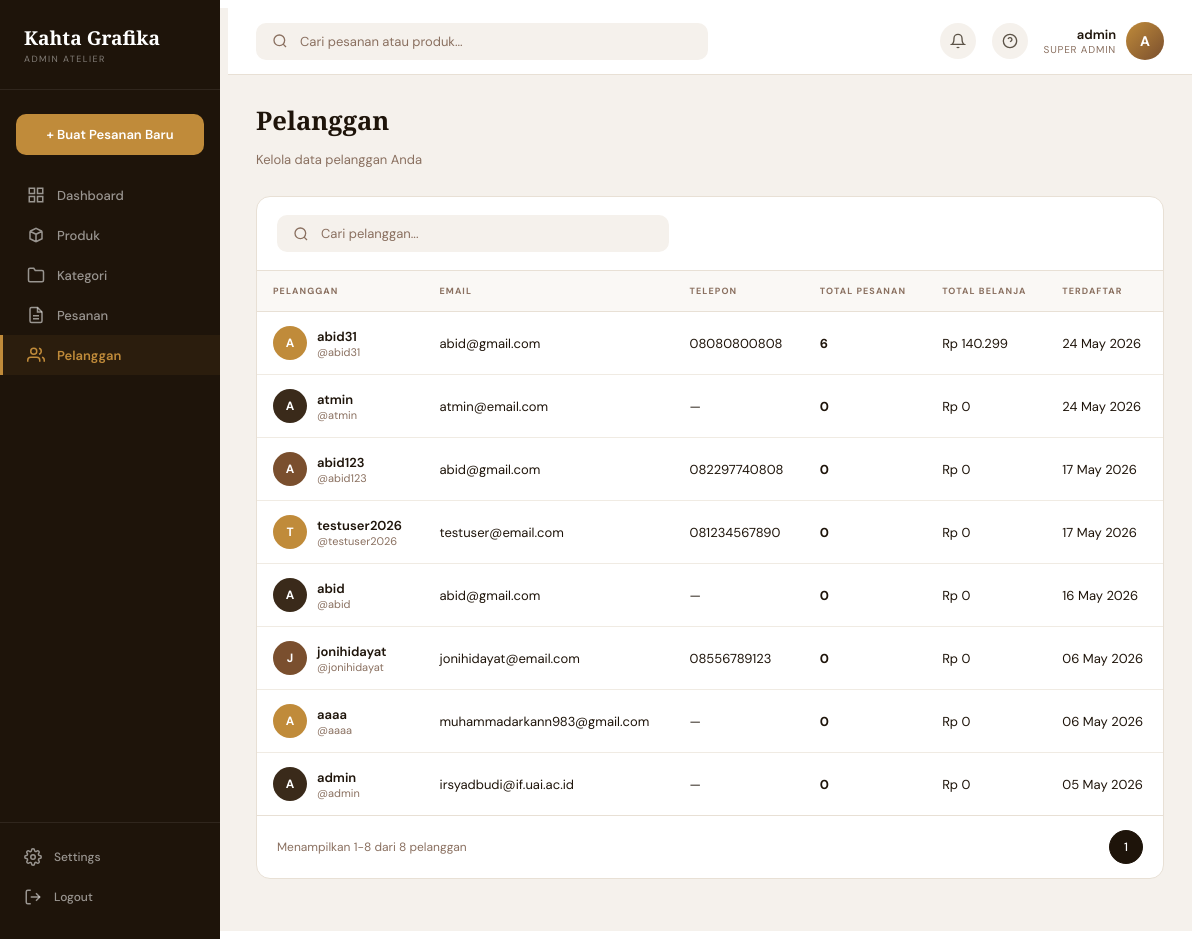
The app's page /dashboard/customers/ (signed in) with its own data.
### apps/accounts/models.py (models this page shows, shortened)
class User(AbstractUser):
    class Role(models.TextChoices):
        ADMIN = 'admin', 'Admin'
        CUSTOMER = 'customer', 'Customer'
    role = models.CharField(
        max_length=20,
        choices=Role.choices,
        default=Role.CUSTOMER,
    )
    phone_number = models.CharField(max_length=20, blank=True)
    address = models.TextField(blank=True)

### apps/dashboard/views.py (the view, shortened to what this page needs)
# urls.py: path('customers/', views.customers_view, name='customers'),
@staff_member_required(login_url='/auth/login/')
def customers_view(request):
    search = request.GET.get('q', '')
    customers = User.objects.annotate(
        order_count=Count('orders'),
        total_spent=Sum('orders__total')
    ).order_by('-date_joined')
    paginator = Paginator(customers, 10)
    page = paginator.get_page(request.GET.get('page'))
    return render(request, 'dashboard/customers.html', {
        'page_obj': page,
        'search': search,
    })

### apps/cart/context_processors.py (called while the page is built)
def cart_context(request):
    count = 0
    if request.user.is_authenticated:
        try:
            cart = Cart.objects.get(user=request.user)
            count = cart.item_count
        except Cart.DoesNotExist:
            pass
    return {'cart_item_count': count}

### apps/cart/models.py (called while the page is built)
    @property
    def item_count(self):
        return self.items.count()

### apps/catalog/templatetags/currency_tags.py (called while the page is built)
@register.filter(name='rupiah')
def rupiah(value):
    try:
        if value is None:
            return "Rp 0"
        val = int(float(value))
        formatted = f"{val:,}".replace(",", ".")
        return f"Rp {formatted}"
    except (ValueError, TypeError):
        return value

### templates/dashboard/customers.html (shortened to what this page needs)
{% extends 'dashboard/base_admin.html' %}
{% block content %}
<div class="adm-page-header">
  <div class="adm-page-title">Pelanggan</div>
  <p class="adm-page-desc">Kelola data pelanggan Anda</p>
</div>
<div class="adm-table-wrap">
  <div class="adm-table-toolbar">
    <form class="adm-search" method="get" style="max-width:360px;">
      <svg width="16" height="16" viewBox="0 0 24 24" fill="none" stroke="currentColor" stroke-width="2"><circle cx="11" cy="11" r="8"/><line x1="21" y1="21" x2="16.65" y2="16.65"/></svg>
      <input type="text" name="q" value="{{ search }}" placeholder="Cari pelanggan...">
    </form>
  </div>
  <table class="adm-table">
    <thead>
      <tr>
        <th>Pelanggan</th>
        <th>Email</th>
        <th>Telepon</th>
        <th>Total Pesanan</th>
        <th>Total Belanja</th>
        <th>Terdaftar</th>
      </tr>
    </thead>
    <tbody>
      {% for customer in page_obj %}
      <tr>
        <td>
          <div class="adm-user-cell">
            <div class="adm-avatar adm-avatar-{% cycle 'amber' 'dark' 'brown' %}">{{ customer.username|make_list|first|upper }}</div>
            <div>
              <div style="font-weight:600;">{{ customer.get_full_name|default:customer.username }}</div>
              <div style="font-size:11px;color:#8a7060;">@{{ customer.username }}</div>
            </div>
          </div>
        </td>
        <td>{{ customer.email|default:"—" }}</td>
        <td>{{ customer.phone_number|default:"—" }}</td>
        <td><strong>{{ customer.order_count }}</strong></td>
        <td>{{ customer.total_spent|rupiah }}</td>
        <td>{{ customer.date_joined|date:"d M Y" }}</td>
      </tr>
      {% empty %}
      <tr><td colspan="6" style="text-align:center;color:#8a7060;padding:32px;">Tidak ada pelanggan ditemukan</td></tr>
      {% endfor %}
    </tbody>
  </table>
  <div class="adm-table-footer">
    <span>Menampilkan {{ page_obj.start_index|default:0 }}-{{ page_obj.end_index|default:0 }} dari {{ page_obj.paginator.count }} pelanggan</span>
    <div class="adm-pagination">
      {% for num in page_obj.paginator.page_range %}
        {% if num >= page_obj.number|add:"-2" and num <= page_obj.number|add:"2" %}
          <a href="?page={{ num }}&q={{ search }}" class="adm-page-link {% if num == page_obj.number %}active{% endif %}">{{ num }}</a>
        {% endif %}
      {% endfor %}
    </div>
  </div>
</div>
{% endblock %}

### templates/dashboard/base_admin.html (shortened to what this page needs)
{% load static %}
<!DOCTYPE html>
<html lang="id">
<head>
  <link rel="stylesheet" href="{% static 'css/admin_dashboard.css' %}?v=2">
</head>
<body>
<div class="adm-layout">
  <aside class="adm-sidebar">
    <div class="adm-brand">
      <div class="adm-brand-name">Kahta Grafika</div>
      <div class="adm-brand-tag">Admin Atelier</div>
    </div>
    <a href="#" class="adm-cta">+ Buat Pesanan Baru</a>
    <nav class="adm-nav">
      <a href="{% url 'dashboard:index' %}" class="adm-nav-link {% if request.path == '/dashboard/' %}active{% endif %}">
        <svg viewBox="0 0 24 24" fill="none" stroke="currentColor" stroke-width="2"><rect x="3" y="3" width="7" height="7"/><rect x="14" y="3" width="7" height="7"/><rect x="3" y="14" width="7" height="7"/><rect x="14" y="14" width="7" height="7"/></svg>
        Dashboard
      </a>
      <a href="{% url 'dashboard:products' %}" class="adm-nav-link {% if '/dashboard/products' in request.path %}active{% endif %}">
        <svg viewBox="0 0 24 24" fill="none" stroke="currentColor" stroke-width="2"><path d="M20 7l-8-4-8 4m16 0l-8 4m8-4v10l-8 4m0-10L4 7m8 4v10M4 7v10l8 4"/></svg>
        Produk
      </a>
      <a href="{% url 'dashboard:categories' %}" class="adm-nav-link {% if '/dashboard/categories' in request.path %}active{% endif %}">
        <svg viewBox="0 0 24 24" fill="none" stroke="currentColor" stroke-width="2"><path d="M22 19a2 2 0 0 1-2 2H4a2 2 0 0 1-2-2V5a2 2 0 0 1 2-2h5l2 3h9a2 2 0 0 1 2 2z"/></svg>
        Kategori
      </a>
      <a href="{% url 'dashboard:orders' %}" class="adm-nav-link {% if '/dashboard/orders' in request.path %}active{% endif %}">
        <svg viewBox="0 0 24 24" fill="none" stroke="currentColor" stroke-width="2"><path d="M14 2H6a2 2 0 0 0-2 2v16a2 2 0 0 0 2 2h12a2 2 0 0 0 2-2V8z"/><polyline points="14 2 14 8 20 8"/><line x1="16" y1="13" x2="8" y2="13"/><line x1="16" y1="17" x2="8" y2="17"/></svg>
        Pesanan
      </a>
      <a href="{% url 'dashboard:customers' %}" class="adm-nav-link {% if '/dashboard/customers' in request.path %}active{% endif %}">
        <svg viewBox="0 0 24 24" fill="none" stroke="currentColor" stroke-width="2"><path d="M17 21v-2a4 4 0 0 0-4-4H5a4 4 0 0 0-4 4v2"/><circle cx="9" cy="7" r="4"/><path d="M23 21v-2a4 4 0 0 0-3-3.87"/><path d="M16 3.13a4 4 0 0 1 0 7.75"/></svg>
        Pelanggan
      </a>
    </nav>
    <div class="adm-sidebar-footer">
      <a href="#" class="adm-nav-link">
        Settings
      </a>
      <a href="{% url 'accounts:logout' %}" class="adm-nav-link">
        <svg viewBox="0 0 24 24" fill="none" stroke="currentColor" stroke-width="2"><path d="M9 21H5a2 2 0 0 1-2-2V5a2 2 0 0 1 2-2h4"/><polyline points="16 17 21 12 16 7"/><line x1="21" y1="12" x2="9" y2="12"/></svg>
        Logout
      </a>
    </div>
  </aside>
  <div class="adm-main">
    <header class="adm-topbar">
      <div class="adm-search">
        <svg width="16" height="16" viewBox="0 0 24 24" fill="none" stroke="currentColor" stroke-width="2"><circle cx="11" cy="11" r="8"/><line x1="21" y1="21" x2="16.65" y2="16.65"/></svg>
        <input type="text" placeholder="Cari pesanan atau produk...">
      </div>
      <div class="adm-topbar-actions">
        <button class="adm-topbar-icon" aria-label="Notifications">
          <svg width="16" height="16" viewBox="0 0 24 24" fill="none" stroke="currentColor" stroke-width="2"><path d="M18 8A6 6 0 0 0 6 8c0 7-3 9-3 9h18s-3-2-3-9"/><path d="M13.73 21a2 2 0 0 1-3.46 0"/></svg>
        </button>
        <button class="adm-topbar-icon" aria-label="Help">
          <svg width="16" height="16" viewBox="0 0 24 24" fill="none" stroke="currentColor" stroke-width="2"><circle cx="12" cy="12" r="10"/><path d="M9.09 9a3 3 0 0 1 5.83 1c0 2-3 3-3 3"/><line x1="12" y1="17" x2="12.01" y2="17"/></svg>
        </button>
        <div class="adm-profile">
          <div class="adm-profile-info">
            <div class="adm-profile-name">{{ request.user.get_full_name|default:request.user.username }}</div>
            <div class="adm-profile-role">Super Admin</div>
          </div>
          <div class="adm-profile-avatar">
            {{ request.user.username|make_list|first|upper }}
          </div>
        </div>
      </div>
    </header>
    <main class="adm-content">
      {% block content %}{% endblock %}
    </main>
  </div>
</div>
</body>
</html>

### records on screen
User: user.get_full_name "admin", user.username|make_list "A", username|make_list "A", get_full_name "admin", username "admin", email "irsyadbudi@if.uai.ac.id", phone_number "—", order_count "0", total_spent|rupiah "Rp 0", date_joined "05 May 2026"
User: username|make_list "A", get_full_name "abid31", username "abid31", email "abid@gmail.com", phone_number "08080800808", order_count "6", total_spent|rupiah "Rp 140.299", date_joined "24 May 2026"
User: username|make_list "A", get_full_name "atmin", username "atmin", email "atmin@email.com", phone_number "—", order_count "0", total_spent|rupiah "Rp 0", date_joined "24 May 2026"
User: username|make_list "A", get_full_name "abid123", username "abid123", email "abid@gmail.com", phone_number "082297740808", order_count "0", total_spent|rupiah "Rp 0", date_joined "17 May 2026"
User: username|make_list "T", get_full_name "testuser2026", username "testuser2026", email "testuser@email.com", phone_number "081234567890", order_count "0", total_spent|rupiah "Rp 0", date_joined "17 May 2026"
User: username|make_list "A", get_full_name "abid", username "abid", email "abid@gmail.com", phone_number "—", order_count "0", total_spent|rupiah "Rp 0", date_joined "16 May 2026"
User: username|make_list "J", get_full_name "jonihidayat", username "jonihidayat", email "jonihidayat@email.com", phone_number "08556789123", order_count "0", total_spent|rupiah "Rp 0", date_joined "06 May 2026"
User: username|make_list "A", get_full_name "aaaa", username "aaaa", email "muhammadarkann983@gmail.com", phone_number "—", order_count "0", total_spent|rupiah "Rp 0", date_joined "06 May 2026"

### other values on screen
{{ page_obj.start_index|default:0 }} "1"
{{ page_obj.end_index|default:0 }} "8"
{{ page_obj.paginator.count }} "8"
{{ num }} "1"
